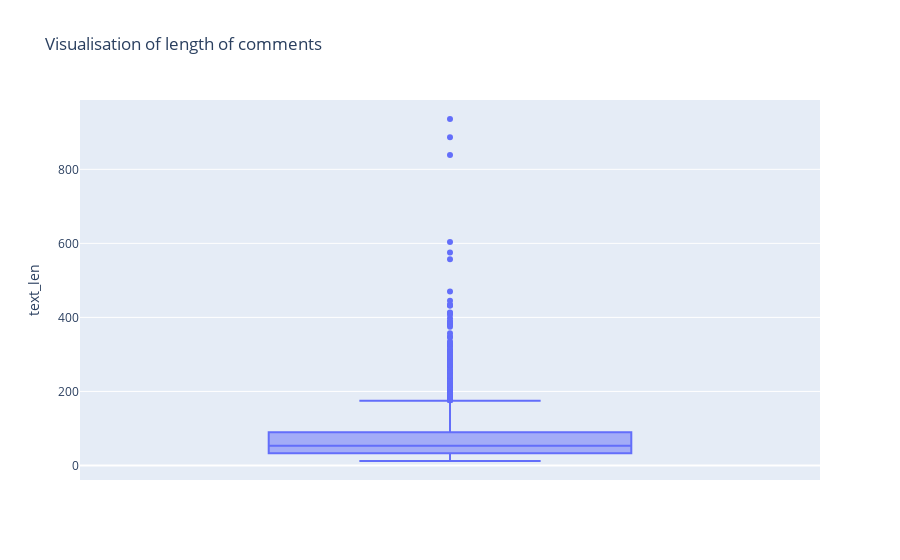

The notebook cell this image was saved under:
### Code cell
px.box(df1, y= 'text_len', title ='Visualisation of length of comments')

### Figure 1 — Plotly figure (JSON) as saved in the notebook; plotly's stock layout.template omitted (floating-point values rounded to 4 significant figures; data arrays with more than 128 entries replaced by an {"elided": "..."} marker saying what was removed)
{"data": [{"alignmentgroup": "True", "hovertemplate": "text_len=%{y}<extra></extra>", "legendgroup": "", "marker": {"color": "#636efa"}, "name": "", "notched": false, "offsetgroup": "", "orientation": "v", "showlegend": false, "type": "box", "x0": " ", "xaxis": "x", "y": {"elided": "2000 int values"}, "y0": " ", "yaxis": "y"}], "layout": {"boxmode": "group", "legend": {"tracegroupgap": 0}, "title": {"text": "Visualisation of length of comments"}, "xaxis": {"anchor": "y", "domain": [0, 1]}, "yaxis": {"anchor": "x", "domain": [0, 1], "title": {"text": "text_len"}}}}
